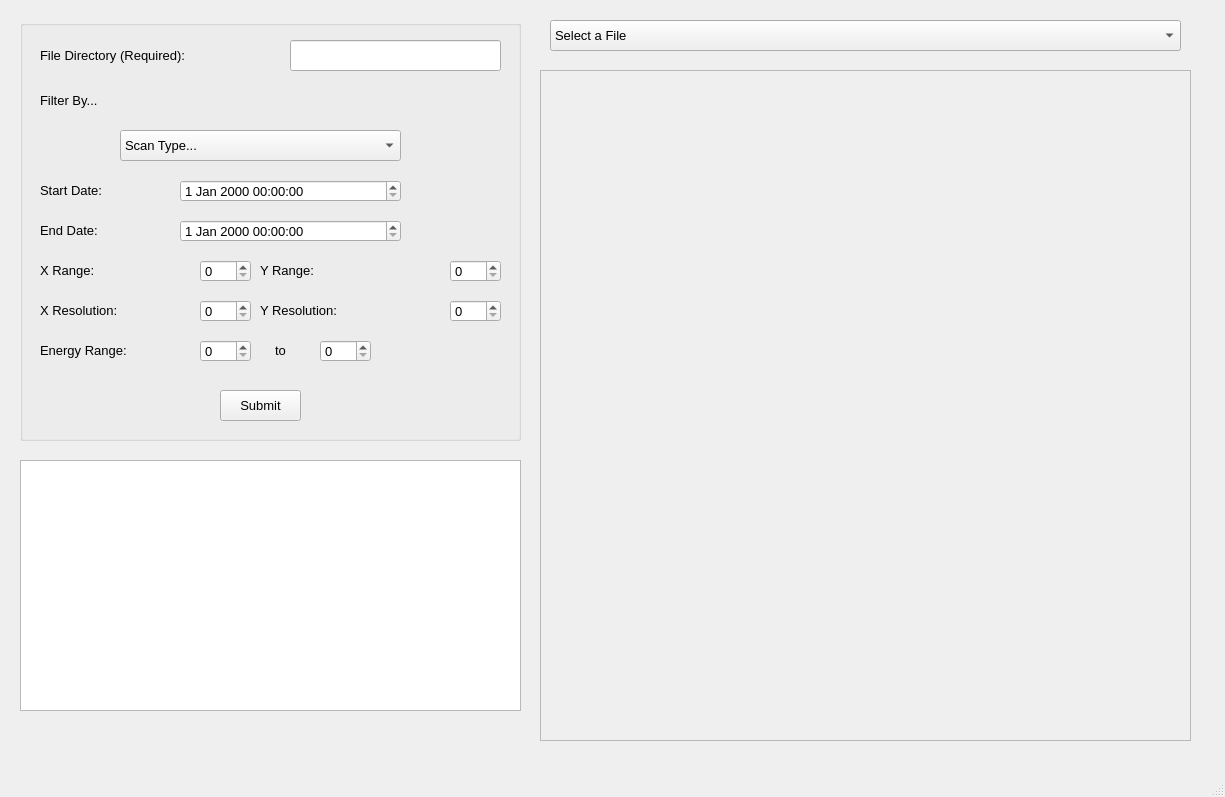
<?xml version="1.0" encoding="UTF-8"?>
<ui version="4.0">
 <class>MainWindow</class>
 <widget class="QMainWindow" name="MainWindow">
  <property name="geometry">
   <rect>
    <x>0</x>
    <y>0</y>
    <width>1225</width>
    <height>797</height>
   </rect>
  </property>
  <property name="font">
   <font>
    <pointsize>10</pointsize>
   </font>
  </property>
  <property name="windowTitle">
   <string>MainWindow</string>
  </property>
  <widget class="QWidget" name="centralwidget">
   <widget class="QTextBrowser" name="textBrowser">
    <property name="geometry">
     <rect>
      <x>20</x>
      <y>460</y>
      <width>501</width>
      <height>251</height>
     </rect>
    </property>
   </widget>
   <widget class="QGroupBox" name="filtersGB">
    <property name="geometry">
     <rect>
      <x>20</x>
      <y>20</y>
      <width>501</width>
      <height>421</height>
     </rect>
    </property>
    <property name="title">
     <string/>
    </property>
    <widget class="QSpinBox" name="yrangeSB">
     <property name="geometry">
      <rect>
       <x>430</x>
       <y>240</y>
       <width>51</width>
       <height>22</height>
      </rect>
     </property>
    </widget>
    <widget class="QLabel" name="energyLBL">
     <property name="geometry">
      <rect>
       <x>20</x>
       <y>315</y>
       <width>141</width>
       <height>31</height>
      </rect>
     </property>
     <property name="text">
      <string>Energy Range:</string>
     </property>
    </widget>
    <widget class="QLabel" name="label_3">
     <property name="geometry">
      <rect>
       <x>20</x>
       <y>60</y>
       <width>241</width>
       <height>41</height>
      </rect>
     </property>
     <property name="font">
      <font>
       <pointsize>10</pointsize>
      </font>
     </property>
     <property name="text">
      <string>Filter By...</string>
     </property>
    </widget>
    <widget class="QSpinBox" name="eminSB">
     <property name="geometry">
      <rect>
       <x>180</x>
       <y>320</y>
       <width>51</width>
       <height>22</height>
      </rect>
     </property>
    </widget>
    <widget class="QLabel" name="label_2">
     <property name="geometry">
      <rect>
       <x>20</x>
       <y>200</y>
       <width>101</width>
       <height>21</height>
      </rect>
     </property>
     <property name="text">
      <string>End Date:</string>
     </property>
    </widget>
    <widget class="QSpinBox" name="yresSB">
     <property name="geometry">
      <rect>
       <x>430</x>
       <y>280</y>
       <width>51</width>
       <height>22</height>
      </rect>
     </property>
    </widget>
    <widget class="QLabel" name="toLBL">
     <property name="geometry">
      <rect>
       <x>240</x>
       <y>320</y>
       <width>41</width>
       <height>21</height>
      </rect>
     </property>
     <property name="text">
      <string>to</string>
     </property>
     <property name="alignment">
      <set>Qt::AlignCenter</set>
     </property>
    </widget>
    <widget class="QLabel" name="yrangeLBL">
     <property name="geometry">
      <rect>
       <x>240</x>
       <y>235</y>
       <width>181</width>
       <height>31</height>
      </rect>
     </property>
     <property name="text">
      <string>Y Range:</string>
     </property>
    </widget>
    <widget class="QLabel" name="label">
     <property name="geometry">
      <rect>
       <x>20</x>
       <y>160</y>
       <width>101</width>
       <height>21</height>
      </rect>
     </property>
     <property name="text">
      <string>Start Date:</string>
     </property>
    </widget>
    <widget class="QDateTimeEdit" name="endDT">
     <property name="geometry">
      <rect>
       <x>160</x>
       <y>200</y>
       <width>221</width>
       <height>22</height>
      </rect>
     </property>
    </widget>
    <widget class="QLabel" name="xrangeLBL">
     <property name="geometry">
      <rect>
       <x>20</x>
       <y>235</y>
       <width>91</width>
       <height>31</height>
      </rect>
     </property>
     <property name="text">
      <string>X Range:</string>
     </property>
    </widget>
    <widget class="QLabel" name="xresLBL">
     <property name="geometry">
      <rect>
       <x>20</x>
       <y>280</y>
       <width>141</width>
       <height>21</height>
      </rect>
     </property>
     <property name="text">
      <string>X Resolution:</string>
     </property>
    </widget>
    <widget class="QSpinBox" name="emaxSB">
     <property name="geometry">
      <rect>
       <x>300</x>
       <y>320</y>
       <width>51</width>
       <height>22</height>
      </rect>
     </property>
    </widget>
    <widget class="QSpinBox" name="xrangeSB">
     <property name="geometry">
      <rect>
       <x>180</x>
       <y>240</y>
       <width>51</width>
       <height>22</height>
      </rect>
     </property>
    </widget>
    <widget class="QLabel" name="yresLBL">
     <property name="geometry">
      <rect>
       <x>240</x>
       <y>280</y>
       <width>171</width>
       <height>21</height>
      </rect>
     </property>
     <property name="text">
      <string>Y Resolution:</string>
     </property>
    </widget>
    <widget class="QDateTimeEdit" name="startDT">
     <property name="geometry">
      <rect>
       <x>160</x>
       <y>160</y>
       <width>221</width>
       <height>22</height>
      </rect>
     </property>
    </widget>
    <widget class="QComboBox" name="scanCB">
     <property name="geometry">
      <rect>
       <x>100</x>
       <y>110</y>
       <width>281</width>
       <height>31</height>
      </rect>
     </property>
     <item>
      <property name="text">
       <string>Scan Type...</string>
      </property>
     </item>
     <item>
      <property name="text">
       <string>sample point spectrum</string>
      </property>
     </item>
     <item>
      <property name="text">
       <string>sample line spectrum</string>
      </property>
     </item>
     <item>
      <property name="text">
       <string>sample image</string>
      </property>
     </item>
     <item>
      <property name="text">
       <string>sample image stack</string>
      </property>
     </item>
     <item>
      <property name="text">
       <string>sample focus</string>
      </property>
     </item>
     <item>
      <property name="text">
       <string>osa image</string>
      </property>
     </item>
     <item>
      <property name="text">
       <string>osa focus</string>
      </property>
     </item>
     <item>
      <property name="text">
       <string>detector image</string>
      </property>
     </item>
     <item>
      <property name="text">
       <string>generic scan</string>
      </property>
     </item>
    </widget>
    <widget class="QSpinBox" name="xresSB">
     <property name="geometry">
      <rect>
       <x>180</x>
       <y>280</y>
       <width>51</width>
       <height>22</height>
      </rect>
     </property>
    </widget>
    <widget class="QPushButton" name="submitBTN">
     <property name="geometry">
      <rect>
       <x>200</x>
       <y>370</y>
       <width>81</width>
       <height>31</height>
      </rect>
     </property>
     <property name="text">
      <string>Submit</string>
     </property>
    </widget>
    <widget class="QLineEdit" name="dirLE">
     <property name="geometry">
      <rect>
       <x>270</x>
       <y>20</y>
       <width>211</width>
       <height>31</height>
      </rect>
     </property>
    </widget>
    <widget class="QLabel" name="dirLBL">
     <property name="geometry">
      <rect>
       <x>20</x>
       <y>20</y>
       <width>241</width>
       <height>31</height>
      </rect>
     </property>
     <property name="text">
      <string>File Directory (Required): </string>
     </property>
    </widget>
   </widget>
   <widget class="QFrame" name="frame">
    <property name="geometry">
     <rect>
      <x>540</x>
      <y>70</y>
      <width>651</width>
      <height>671</height>
     </rect>
    </property>
    <property name="frameShape">
     <enum>QFrame::StyledPanel</enum>
    </property>
    <property name="frameShadow">
     <enum>QFrame::Raised</enum>
    </property>
    <widget class="QLabel" name="label_4">
     <property name="geometry">
      <rect>
       <x>0</x>
       <y>0</y>
       <width>651</width>
       <height>671</height>
      </rect>
     </property>
     <property name="text">
      <string/>
     </property>
    </widget>
   </widget>
   <widget class="QComboBox" name="fileCB">
    <property name="geometry">
     <rect>
      <x>550</x>
      <y>20</y>
      <width>631</width>
      <height>31</height>
     </rect>
    </property>
    <item>
     <property name="text">
      <string>Select a File</string>
     </property>
    </item>
   </widget>
  </widget>
  <widget class="QMenuBar" name="menubar">
   <property name="geometry">
    <rect>
     <x>0</x>
     <y>0</y>
     <width>1225</width>
     <height>24</height>
    </rect>
   </property>
  </widget>
  <widget class="QStatusBar" name="statusbar"/>
 </widget>
 <resources/>
 <connections/>
</ui>
